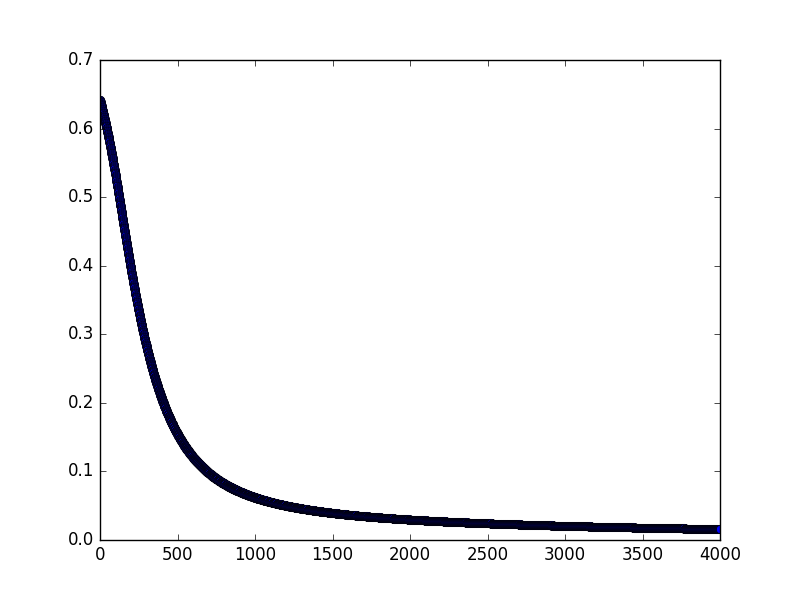

Write the Python code that produced this figure.
import tensorflow as tf
import pickle
import matplotlib.pyplot as plt

bank = pickle.load(open('bank.pkl', 'rb', 2))

x_train = bank['x_train']
y_train = bank['y_train']

x_test = bank['x_test']
y_test = bank['y_test']


x = tf.placeholder(tf.float32, shape = [None,4])
y = tf.placeholder(tf.float32, shape = [None,2])

first_layer = tf.layers.dense(x, 4, activation = tf.nn.tanh)
second_layer = tf.layers.dense(first_layer, 3, activation = tf.nn.tanh)
output = tf.layers.dense(second_layer, 2)

loss = tf.losses.softmax_cross_entropy(onehot_labels= y, logits = output)

optimizer = tf.train.GradientDescentOptimizer(0.01)
train = optimizer.minimize(loss)

accuracy = tf.metrics.accuracy(tf.argmax(y,1), tf.argmax(output,1))

# Inits
init_g = tf.global_variables_initializer()
init_l = tf.local_variables_initializer()

with tf.Session() as sess:

	sess.run(init_g)
	sess.run(init_l)
	# end of inits
	for i in range(4000):
		sess.run(train, feed_dict={x: x_train, y: y_train})
		
		c = sess.run(loss, feed_dict={x: x_train, y:y_train})
		print("Epoch: " + str(i) + " loss: " + str(c))
		plt.plot(i, c, 'bo', label='Testing data')
	
	
	#print("Optimization finished")
	training_cost = sess.run(loss, feed_dict={x: x_train, y: y_train})
	#print("training cost: " + str(training_cost))
	
	
	#print("Testing")
	
	#testing_cost = sess.run(loss, feed_dict={x: x_test, y: y_test})
	#print("Test cost: " + str(testing_cost))
	
	print("Accuracy: " +  str(sess.run(accuracy, feed_dict={x: x_test, y: y_test})))
	
	plt.show()
